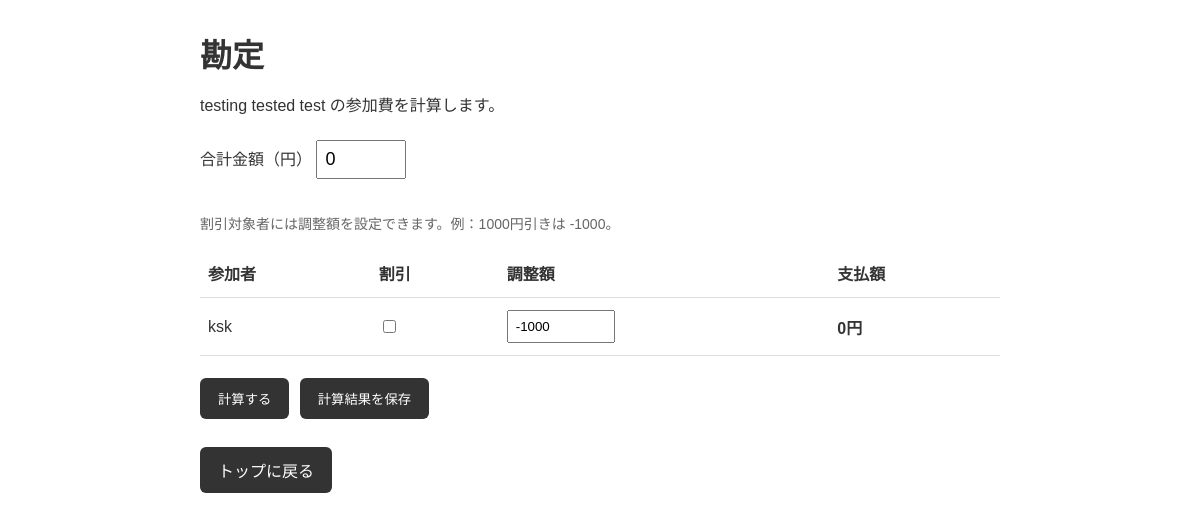
Page /event/10/billing (signed in) on the committed database.
### tables this page shows
CREATE TABLE events (
    id INTEGER PRIMARY KEY AUTOINCREMENT,

    title TEXT NOT NULL,

    host_user_id INTEGER NOT NULL,

    places TEXT,
    dates TEXT,
    times TEXT,

    is_active BOOLEAN NOT NULL DEFAULT 1,

    created_at DATETIME NOT NULL DEFAULT (datetime('now','localtime')),

    finished_at DATETIME, remind_close_sent INTEGER DEFAULT 0, remind_day_sent INTEGER DEFAULT 0, final_date TEXT,

    FOREIGN KEY(host_user_id)
        REFERENCES users(id)
);

CREATE TABLE users (
    id INTEGER PRIMARY KEY AUTOINCREMENT,
    username TEXT NOT NULL UNIQUE,
    email TEXT NOT NULL UNIQUE,
    password_hash TEXT NOT NULL,
    created_at DATETIME NOT NULL DEFAULT CURRENT_TIMESTAMP
);

### app.py (the view, shortened to what this page needs)
@app.route("/event/<int:event_id>/billing", methods=["GET", "POST"])
def event_billing(event_id):
    if not login_required():
        return redirect(url_for("login"))
    conn = get_db()
    try:
        event = conn.execute("""
            SELECT events.*, users.username AS host_name
            FROM events
            JOIN users ON users.id = events.host_user_id
            WHERE events.id = ?
        """, (event_id,)).fetchone()
        if event is None:
            return "イベントが見つかりません。", 404
        if session["username"] != event["host_name"]:
            return "主催者のみ利用できます。", 403
        participant_rows = conn.execute("""
            SELECT DISTINCT users.id, users.username
            FROM votes
            JOIN users ON users.id = votes.user_id
            WHERE votes.event_id = ? AND votes.is_join = 1
            ORDER BY users.id
        """, (event_id,)).fetchall()
        participants = [
            {
                "id": p["id"],
                "username": p["username"],
                "discount_enabled": 0,
                "adjustment": -1000,
                "base_amount": 0,
                "final_amount": 0,
            }
            for p in participant_rows
        ]
        billing = conn.execute("""
            SELECT * FROM billings WHERE event_id = ? ORDER BY id DESC LIMIT 1
        """, (event_id,)).fetchone()
        total_amount = billing["total_amount"] if billing else 0
        calculated = False
        error = None
        return render_template(
            "billing.html",
            event=event,
            participants=participants,
            total_amount=total_amount,
            calculated=calculated,
            error=error,
        )
    finally:
        conn.close()

### app.py (called while the page is built)
def get_db():
    conn = sqlite3.connect(DB_NAME)
    conn.row_factory = sqlite3.Row
    return conn

def login_required():
    return "username" in session

### templates/billing.html (shortened to what this page needs)
<!DOCTYPE html>
<html lang="ja">
<head>
</head>
<body>
    <h1>勘定</h1>
    <p>{{ event.title }} の参加費を計算します。</p>
    {% if participants %}
    <form method="post">
        <label for="total_amount">合計金額（円）</label>
        <input
            class="total-input"
            type="number"
            id="total_amount"
            name="total_amount"
            min="0"
            step="1"
            value="{{ total_amount }}"
            required
        >
        <p class="note">
            割引対象者には調整額を設定できます。例：1000円引きは -1000。
        </p>
        <table>
            <thead>
                <tr>
                    <th>参加者</th>
                    <th>割引</th>
                    <th>調整額</th>
                    <th>支払額</th>
                </tr>
            </thead>
            <tbody>
                {% for p in participants %}
                <tr>
                    <td>{{ p.username }}</td>
                    <td>
                        <input
                            type="checkbox"
                            name="discount_enabled_{{ p.id }}"
                            value="1"
                        >
                    </td>
                    <td>
                        <input
                            type="number"
                            name="adjustment_{{ p.id }}"
                            value="{{ p.adjustment }}"
                            step="1"
                        >
                    </td>
                    <td class="amount">
                        {% if calculated %}
                            {{ "{:,}".format(p.final_amount) }}円
                        {% else %}
                            {% if p.final_amount is not none %}
                                {{ "{:,}".format(p.final_amount) }}円
                            {% else %}
                                未計算
                            {% endif %}
                        {% endif %}
                    </td>
                </tr>
                {% endfor %}
            </tbody>
        </table>
        <button type="submit" name="action" value="calculate">
            計算する
        </button>
        <button type="submit" name="action" value="save">
            計算結果を保存
        </button>
    </form>
    {% else %}
        <p>参加すると回答したユーザーがいません。</p>
    {% endif %}
    <p>
        <a class="back-link" href="{{ url_for('index') }}">トップに戻る</a>
    </p>
</body>
</html>

### templates/billing.html (style rules this page uses)
body { font-family: sans-serif; max-width: 800px; margin: 30px auto; padding: 0 16px; color: #333; }
h1 { margin-bottom: 8px; }
.total-input { width: 100%; box-sizing: border-box; padding: 12px; font-size: 18px; margin: 8px 0 20px; }
table { width: 100%; border-collapse: collapse; margin: 16px 0; }
th, td { border-bottom: 1px solid #ddd; padding: 12px 8px; text-align: left; }
input[type="number"] { width: 90px; padding: 7px; }
button, .back-link { display: inline-block; padding: 11px 18px; border: none; border-radius: 6px; background: #333; color: white; text-decoration: none; cursor: pointer; margin: 6px 6px 6px 0; }
.note { color: #666; font-size: 14px; }
.amount { font-weight: bold; }

### rows in the picture
events: title "testing tested test"
users: username "ksk", adjustment "-1000", final_amount "0"
